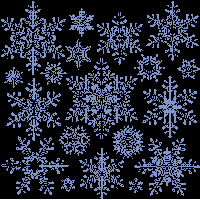
#> input picture samples/Host after Resizing.png, 200 x 200 px, given in place of 600px-White_Globe_Icon.png, which was not available
$ python pbil.py
#> lines starting #> are read from the running program, lines starting #| are printed output that depends on the picture; long printed decimals are rounded; pictures that were not available may be replaced by others from this repository, and a replacement may not be noted
# -*- coding: utf-8 -*-
"""PBIL.ipynb

Automatically generated by Colaboratory.

Original file is located at
    https://colab.research.google.com/drive/17l8dlixXarEz625oSvuF6lyNFCqeNsaY
"""

import numpy as np
import cv2
import pywt
from PIL import Image, ImageFilter
import random
import math
import cmath
from scipy.fftpack import dct
from scipy.fftpack import idct
from scipy.signal import fftconvolve
from matplotlib import pyplot as plt
from google.colab.patches import cv2_imshow
import time
import os
import statistics
import urllib.request
import threading
from scipy import ndimage

def norm_data(data):
    """
    normalize data to have mean=0 and standard_deviation=1
    """
    mean_data=np.mean(data)
    std_data=np.std(data, ddof=1)
    #return (data-mean_data)/(std_data*np.sqrt(data.size-1))
    return (data-mean_data)/(std_data)

def normxcorr2(template, image, mode="full"):
    if np.ndim(template) > np.ndim(image) or \
            len([i for i in range(np.ndim(template)) if template.shape[i] > image.shape[i]]) > 0:
        print("normxcorr2: TEMPLATE larger than IMG. Arguments may be swapped.")

    template = template - np.mean(template)
    image = image - np.mean(image)

    a1 = np.ones(template.shape)
    # Faster to flip up down and left right then use fftconvolve instead of scipy's correlate
    ar = np.flipud(np.fliplr(template))
    out = fftconvolve(image, ar.conj(), mode=mode)

    image = fftconvolve(np.square(image), a1, mode=mode) - \
            np.square(fftconvolve(image, a1, mode=mode)) / (np.prod(template.shape))

    # Remove small machine precision errors after subtraction
    image[np.where(image < 0)] = 0

    template = np.sum(np.square(template))
    out = out / np.sqrt(image * template)

    # Remove any divisions by 0 or very close to 0
    out[np.where(np.logical_not(np.isfinite(out)))] = 0

    return out

def calculate_psnr(img1, img2):
    # img1 and img2 have range [0, 255]
    img1 = img1.astype(np.float64)
    img2 = img2.astype(np.float64)
    mse = np.mean((img1 - img2)**2)
    if mse == 0:
        return float('inf')
    return 20 * math.log10(255.0 / math.sqrt(mse))

class Attack(object):
    @staticmethod
    def blur(img: np.ndarray):
        return cv2.blur(img, (2, 2))

    @staticmethod
    def rotate180(img: np.ndarray):
        return Attack.rotate90(Attack.rotate90(img))

    @staticmethod
    def rotate90(img: np.ndarray):
        img = img.copy()
        angle = 90
        scale = 1.0
        w = img.shape[1]
        h = img.shape[0]
        rangle = np.deg2rad(angle)  # angle in radians
        nw = (abs(np.sin(rangle) * h) + abs(np.cos(rangle) * w)) * scale
        nh = (abs(np.cos(rangle) * h) + abs(np.sin(rangle) * w)) * scale
        rot_mat = cv2.getRotationMatrix2D((nw * 0.5, nh * 0.5), angle, scale)
        rot_move = np.dot(rot_mat, np.array(
            [(nw - w) * 0.5, (nh - h) * 0.5, 0]))
        rot_mat[0, 2] += rot_move[0]
        rot_mat[1, 2] += rot_move[1]
        return cv2.warpAffine(img, rot_mat, (int(math.ceil(nw)), int(math.ceil(nh))), flags=cv2.INTER_LANCZOS4)

    @staticmethod
    def chop5(img: np.ndarray):
        img = img.copy()
        w, h = img.shape[:2]
        return img[int(w * 0.05):, :]

    @staticmethod
    def chop10(img: np.ndarray):
        img = img.copy()
        w, h = img.shape[:2]
        return img[int(w * 0.1):, :]

    @staticmethod
    def chop30(img: np.ndarray):
        img = img.copy()
        w, h = img.shape[:2]
        return img[int(w * 0.3):, :]

    @staticmethod
    def saltnoise(img: np.ndarray):
        img = img.copy()
        for k in range(1000):
            i = int(np.random.random() * img.shape[1])
            j = int(np.random.random() * img.shape[0])
            if img.ndim == 2:
                img[j, i] = 255
            elif img.ndim == 3:
                img[j, i, 0] = 255
                img[j, i, 1] = 255
                img[j, i, 2] = 255
        return img

    @staticmethod
    def randline(img: np.ndarray):
        img = img.copy()
        cv2.rectangle(img, (384, 0), (510, 128), (0, 255, 0), 3)
        cv2.rectangle(img, (0, 0), (300, 128), (255, 0, 0), 3)
        cv2.line(img, (0, 0), (511, 511), (255, 0, 0), 5)
        cv2.line(img, (0, 511), (511, 0), (255, 0, 255), 5)
        return img

    @staticmethod
    def cover(img: np.ndarray):
        img = img.copy()
        cv2.circle(img, (256, 256), 63, (0, 0, 255), -1)
        font = cv2.FONT_HERSHEY_SIMPLEX
        cv2.putText(img, 'Just DO it ', (10, 500), font, 4, (255, 255, 0), 2)
        return img

class PBIL1(object):
    def __init__(self,original_image,Image_after_idct,n=5,m=5,adaptive=False,iterations=100,lr=0.2,ms=0.05,range=1):
        self.PV=np.full((1,m),0.5)
        self.n=n
        self.m=m
        self.imgMAT = original_image ## np.random.uniform(low=0.0, high=255.0,size=(n,m)) #Should be given through constructor
        self.pop = np.random.choice(2,self.n*self.m,self.PV.tolist()).reshape(self.n,self.m)
        self.TimgMAT = Image_after_idct #np.random.uniform(low=0, high=0,size=(n,m)) #given imgMAT to be TRUNC
        self.fitness= np.zeros(self.n)
        self.best_chromosome_index= -1
        self.best_chromosome_list = np.array
        self.best_chromosome_lists = []
        self.LR= lr
        self.MS= ms
        self.range = range
        self.sd=[]
        self.adaptive=adaptive
        self.iterations=iterations

    def adaptive_lr(self,i,j):                                                  ## Adaptive Learning Rate
        self.LR=self.LR*(i/j)

    def printData(self):
        print('Probability_vector=\n',self.PV)
        print('Population=\n',self.pop)
        print('Image=\n',self.imgMAT)
        print('Translated/Truncated Image=\n',self.TimgMAT)
        print('fitness=\n',self.fitness,end="\n")
        print('Best Chromosomes possible = ',self.best_chromosome_list)

    def translateImg(self):                                                     ## Translating Images
        # print(self.pop)
        for i in range(self.n):
            for j in range(self.m):
                if self.pop[i][j]==1:
                    self.TimgMAT[i][j] = np.round((self.imgMAT[i][j]))+1
                else:
                    self.TimgMAT[i][j] = np.round((self.imgMAT[i][j]))

    def calculate_fitness(self):                                                ## Fitness Calculation
        self.fitness=np.zeros(self.n) # resetting fitness matrix to zero
        for i in range(self.n):
            for j in range(self.m):
                self.fitness[i]+=abs(self.TimgMAT[i][j] - self.imgMAT[i][j])
        self.best_chromosome_index = np.where(self.fitness == np.amin(self.fitness))
        self.best_chromosome_list=[i for i in self.pop[self.best_chromosome_index[0]].tolist()]

        for j in range(-self.range,self.range):
          for k in np.where(self.fitness == (np.amin(self.fitness)+j)):
            for i in k:
              self.best_chromosome_lists.append(self.pop[i].tolist())

    def update_PV(self):                                                        ## Updating Probability vector
        Solution_Vector = np.zeros(len(self.best_chromosome_list[0]))
        for i in self.best_chromosome_lists:
          for j in range(len(i)):
            Solution_Vector[j] += (i[j] * 1/len(self.best_chromosome_lists))

        for i in range(len(self.PV)):
            self.PV[i]=self.PV[i]*(1-self.LR)+Solution_Vector[i]*self.LR

    def mutate_PV(self):                                                        ## Mutating Probability Vector
        for i in range(len(self.PV)):
            self.PV[i]=self.PV[i]*(1-self.MS)+random.randint(0, 1)*self.LR

    def run(self):
        j=1
        while(True):
            j = j+1
            if j==self.iterations+1:
                return self.TimgMAT
            if self.adaptive:
                self.adaptive_lr(j,self.iterations+1)
            self.pop= np.random.choice(2,self.n*self.m,self.PV.tolist()).reshape(self.n,self.m)
            self.translateImg()
            self.calculate_fitness()
            self.update_PV()
            self.mutate_PV()
            BC=self.best_chromosome_list
            # self.printData()
            tmp=statistics.stdev(self.fitness.tolist())
            self.sd.append(tmp)
            if len(BC)==self.n and np.amin(self.fitness)<=0:
                return self.TimgMAT

def main():
    Watermark_url = 'https://freepngimg.com/thumb/snowflakes/45-snowflakes-png-image-thumb.png' ## the image on the web
    Host_image_url = 'https://upload.wikimedia.org/wikipedia/commons/thumb/f/f4/White_Globe_Icon.png/600px-White_Globe_Icon.png'  ## the image on the web


    Watermark_url_save_name = '/content/WaterMArk.png'                                ## Host  local name to be saved
    Host_image_url_save_name = '/content/Host.png'                                    ## WaterMark local name to be saved


    urllib.request.urlretrieve(Watermark_url, Watermark_url_save_name)                ## Fetching watermark images from web
    urllib.request.urlretrieve(Host_image_url, Host_image_url_save_name)              ## Fetching host image from web


    ## To use custom images upload PNG to google collab in content folder and copy the location dir in the following two lines
    watermark = cv2.imread('/content/WaterMArk.png', 0)                               ## Reading Images from local dir in collab
#> watermark: shape (200, 200); min 0, max 255, mean 40.1
    host = cv2.imread('/content/Host.png', 0)
#> host: shape (300, 300); min 0, max 255, mean 105.4


    N,M=300,300
    P,Q=300,300

    a = cv2.resize(host,(N,M))                                                        ## Resizing the images
    b = cv2.resize(watermark,(P,Q))


    cv2.imwrite("/content/Host after Resizing.png", a)
    cv2.imwrite("/content/Watermark after Resizing.png", b)

    print('Water Mark')
    plt.imshow(b)
    plt.show()

    print('Image')
    plt.imshow(a)
    plt.show()

    d=dct(a)                                                                        ## Applying DCT
    c=d

    for i in range(0,P):                                                            ## Hiding image to upper left corner
      for j in range(0,Q):
        c[i][j]+=b[i][j]

    cv2.imwrite("/content/BeforeAttackedwatermarked.png", c)

    print('Before Attacked watermarked')
    plt.imshow(c)
    plt.show()

################################################################################  ## applying Attack  ############################################################################

    img = c ## No attack

    ##Uncomment/comment for @BLURAttack
    img = Attack.blur(img)

    # cv2.imwrite("/content/Before Rotation Attack.png", img)
    ## Uncomment/comment for @RotateAttack
    img = Attack.rotate90(img)
    # cv2.imwrite("/content/After Rotation 90 Attack.png", img)

    ## Uncomment/comment for @RotateAttack
    img = Attack.rotate180(img)

    ## Uncomment/comment for @CHOP5
    img = Attack.chop5(img)
    b = Attack.chop5(b)
    d = Attack.chop5(d)
    a = Attack.chop5(a)

    ## Uncomment/comment for @CHOP10
    img = Attack.chop10(img)
    b = Attack.chop10(b)
    d = Attack.chop10(d)
    a = Attack.chop10(a)

    ## Uncomment/comment for @CHOP30
    img = Attack.chop30(img)
    b = Attack.chop30(b)
    d = Attack.chop30(d)
    a = Attack.chop30(a)

    ## Uncomment/comment for @saltnoise
    img = Attack.saltnoise(img)
#> after the loop in saltnoise, `for k in range(1000):`:
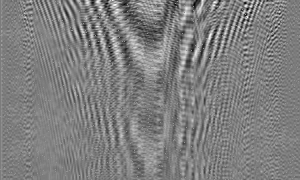
#> img: shape (180, 300) float64; min -1418.1, max 1495.9, mean 40.1; drawn with min black and max white

    ## Uncomment/comment for @randline
    img = Attack.randline(img)

    ## Uncomment/comment for @cover
    img = Attack.cover(img)

  ################################################################################################################################################################################

    cv2.imwrite("/content/Attackedwatermarked.png", img)

    print('Attacked watermarked')
    plt.imshow(img)
    plt.show()

    e=idct(img)                                                                     ## applying IDCT
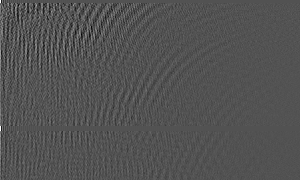
#> e: shape (180, 300) float64; min -46795.2, max 97402.6, mean 187; drawn with min black and max white


    N,M = len(e),len(e[0])
#> N = 180; M = 300

    g = PBIL1(a,e,N,M,True,100)                                                     ## PBIL + Adaptive Learning Rate
#> in __init__, `self.n=n`: self.n = 180
#> in __init__, `self.m=m`: self.m = 300
#> in __init__, `self.pop = np.random.choice(2,self.n*self.m,self.PV.tolist()).reshape(..`:
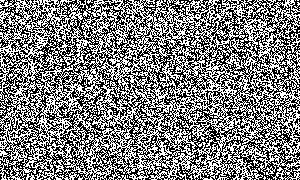
#> self.pop: shape (180, 300) int64; values 0 (black) and 1 (white), 50% white in thin lines or dots
    # g = PBIL1(a,e,N,M,False,100)                                                  ## Static Learning Rate

    afterimg = g.run()
#> the loop in run, `while(True):` made 100 passes
#> pass 1, in run, `self.pop= np.random.choice(2,self.n*self.m,self.PV.tolist()).reshape(s..`:
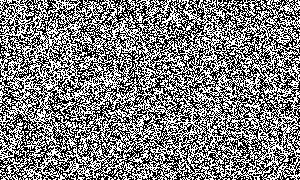
#> self.pop: shape (180, 300) int64; values 0 (black) and 1 (white), 49.9% white in thin lines or dots
#> after the loop in run, `while(True):`: j = 101; self.sd = 99 values, max 10.1 at index 43, min 7.69 at index 81, mean 8.7

    print('matrix after PBIL \n')
    plt.imshow(afterimg)
    plt.show()

    tmp = dct(afterimg)                                                             ## Extraction process starts here

    cv2.imwrite("/content/ImageAfterPBIL.png", afterimg)

    diff=d-tmp
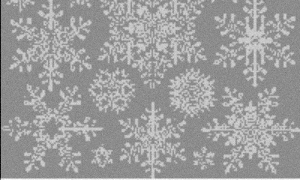
#> diff: shape (180, 300) float64; min -352, max 287.3, mean 41.6; drawn with min black and max white

    print('original watermark')
    plt.imshow(b)
    plt.show()

    print('extracted watermark')
    plt.imshow(diff)
    plt.show()
    cv2.imwrite("/content/Extractedwatermarked.png", diff)

    print('WaterMark PSNR,NCC:',calculate_psnr(b,diff))                             ## Calculation of PSNR and normxcorr
#> in calculate_psnr, `mse = np.mean((img1 - img2)**2)`: mse = 454.7
#| WaterMark PSNR,NCC: 21.554
    h=normxcorr2(b,diff)
#> in normxcorr2, `out = fftconvolve(image, ar.conj(), mode=mode)`:
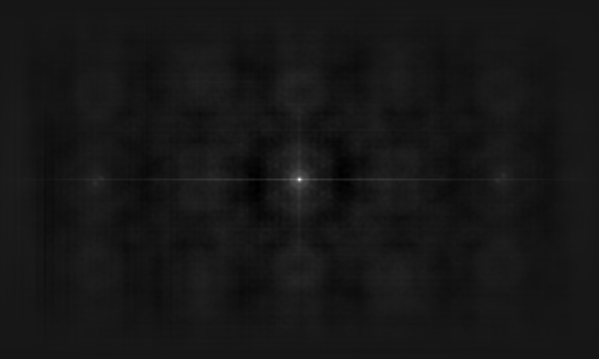
#> out: shape (359, 599) float64; min -16643426.4, max 169686260.2, mean 0; drawn with min black and max white
#> in normxcorr2, `image = fftconvolve(np.square(image), a1, mode=mode) - \ np.square(fft..`:
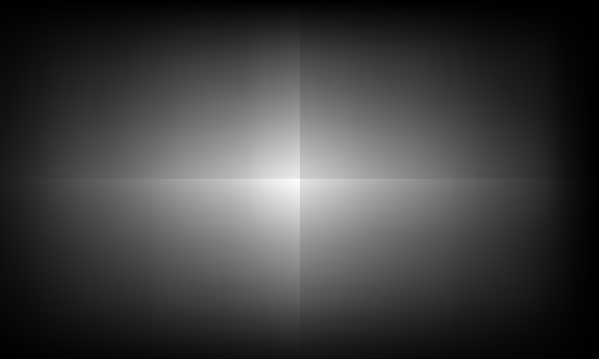
#> image: shape (359, 599) float64; min 245.1, max 196760440.9, mean 49327430.7; drawn with min black and max white
#> in normxcorr2, `template = np.sum(np.square(template))`: template = 167109018.1
    print((1.0/(b.size-1)) * np.sum(norm_data(b)*norm_data(diff)))
#> in norm_data, `mean_data=np.mean(data)`: mean_data = 42.63
#> in norm_data, `std_data=np.std(data, ddof=1)`: std_data = 55.63
#| 0.9358

    print('Host PSNR,NCC:',calculate_psnr(a,afterimg))
#| Host PSNR,NCC: 51.111
    t=normxcorr2(a,afterimg)
    print((1.0/(a.size-1)) * np.sum(norm_data(a)*norm_data(afterimg)))
#| 1

if __name__ == "__main__":
    main()
